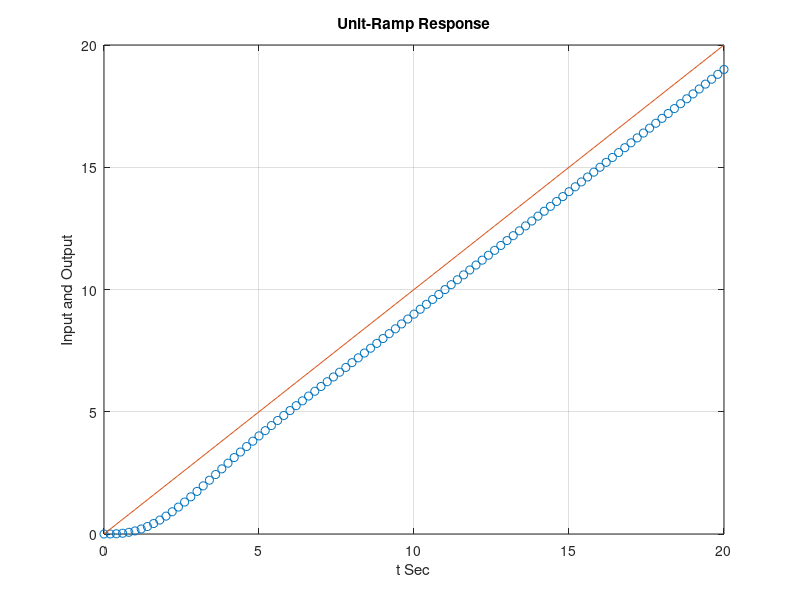

Write the MATLAB code that produced this figure.
% Ramp Response of state space model
% When the initial conditions are zero, unit-ramp response is the integral of unit-step response
% The unit-ramp response is obtained by adding a new state variable x3
% The dimension of the state equation is enlarged by one
% Matrices A,B,C,D of the original state equation and output equation
A = [0 1;-1 -1];
B = [0;1];
C = [1 0];
D = [0];
% Matrices AA, BB, CC, DD of the new enlarged state equation and output equation
AA = [A zeros(2,1);C 0];
BB = [B;0];
CC = [0 0 1];
DD = [0];
% Defining system
sys = ss(AA,BB,CC,DD);
%Step Response
[z,t,x] = step(sys);
%Adding unit-ramp input to the plot of x3
x3 = [0 0 1]*x';
plot(t,x3,'o',t,t,'-')
grid on
title('Unit-Ramp Response')
xlabel('t Sec')
ylabel('Input and Output')